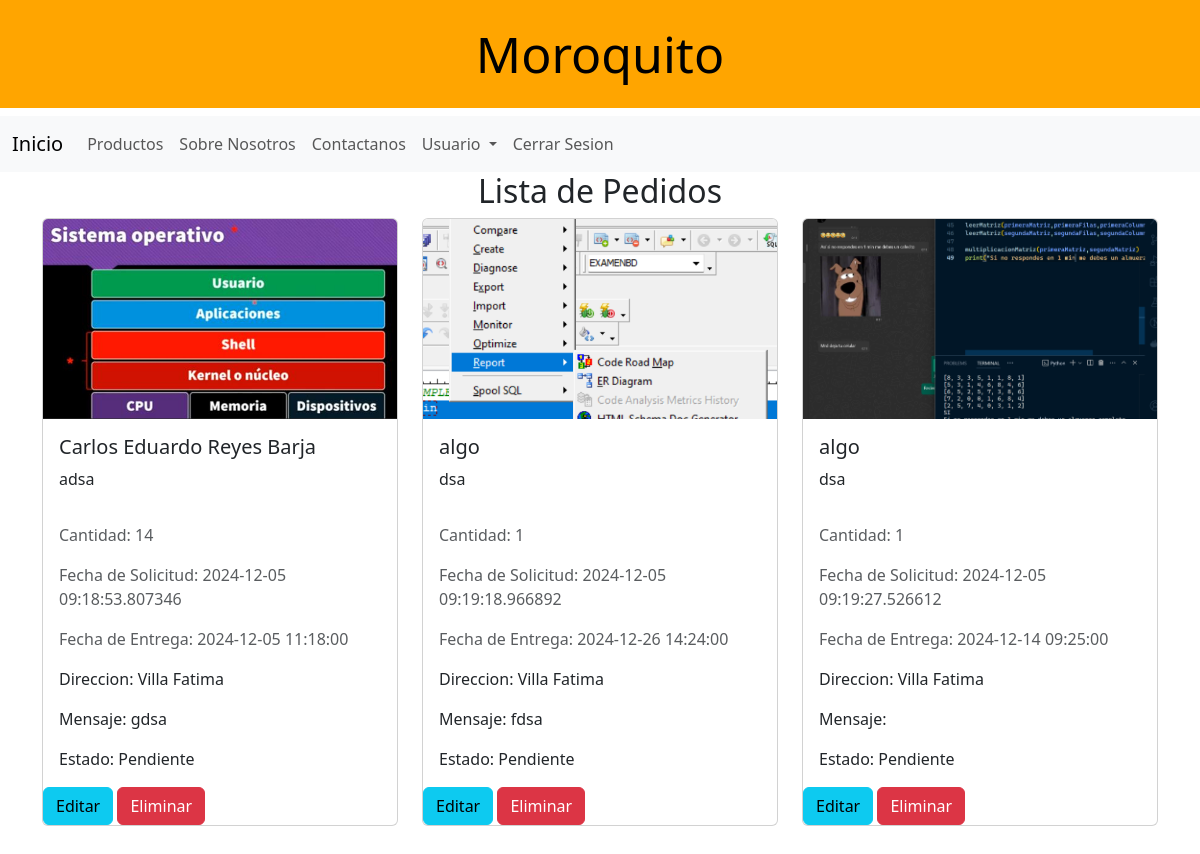
The page /pedidos (signed in) on the database as committed earlier.
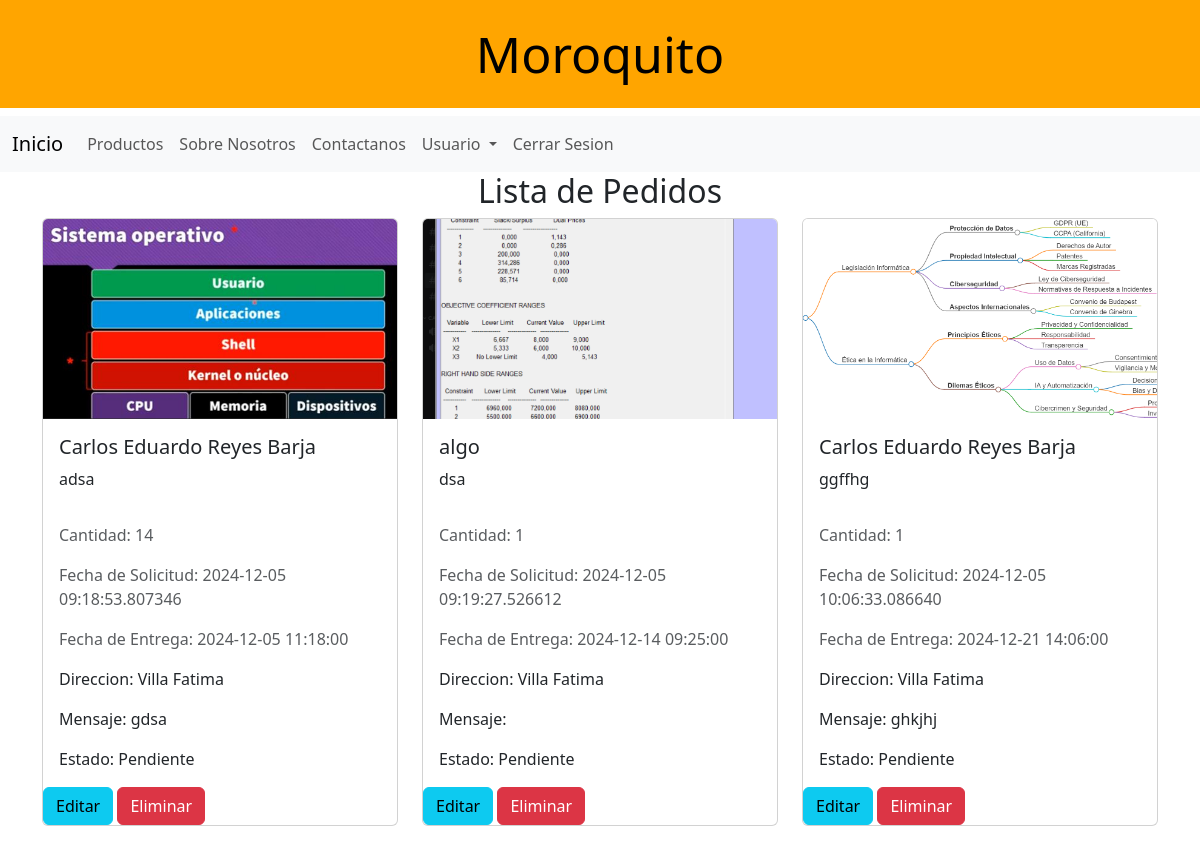
The same page on the database as committed later.
### models/pedido_model.py (models this page shows, shortened)
class Pedidos(UserMixin, db.Model):
    __tablename__ = "pedidos"
    idPedido = db.Column(db.Integer,primary_key=True,autoincrement=True)
    fecha_pedido = db.Column(db.DateTime, nullable=False)
    fecha_entrega = db.Column(db.DateTime, nullable=False)
    direction = db.Column(db.String, nullable=False)
    message = db.Column(db.String, nullable=False)
    cantidadPedida = db.Column(db.Integer, nullable=False)
    estado = db.Column(db.String(20), nullable=False)
    idProduct = db.Column(db.Integer,db.ForeignKey("productos.idProducto"),nullable=False)
    email = db.Column(db.String,db.ForeignKey("usuarios.email"),nullable=False)
    def join(tabla,email):
        return (db.session.query(Pedidos, tabla)
        .join(tabla, Pedidos.idProduct == tabla.idProducto)
        .filter(Pedidos.email == email)
        .all())

### models/producto_model.py (models this page shows, shortened)
class Productos(UserMixin, db.Model):
    __tablename__ = "productos"
    idProducto = db.Column(db.Integer, primary_key=True, autoincrement=True)
    image = db.Column(db.String, nullable=False)
    name = db.Column(db.String(255), nullable=False)
    description = db.Column(db.String(255), nullable=False)
    price = db.Column(db.Float, nullable=False)
    category = db.Column(db.String(255), nullable=False)
    cant_disp = db.Column(db.Integer, nullable=False)

### controllers/pedido_controller.py (the view)
@pedido_bp.route("/pedidos", methods=["GET", "POST"])
@login_required
def list_pedidos():
    pedidos = Pedidos.join(Productos,current_user.email)
    for pedido, product in pedidos:
        print(pedido.idPedido, product.name, product.image)
    return pedido_view.list_pedidos(pedidos)

### models/usuario_model.py (called while the page is built)
    def has_role(self, role):
        return self.role == role

### run.py (called while the page is built)
@login_manager.user_loader
def load_user(user_email):
    return Usuarios.query.get((user_email))

### views/pedido_view.py (called while the page is built)
def list_pedidos(pedidos):
    return render_template(
        "pedidos.html",
        pedidos=pedidos,
        title="Lista de Pedidos",
        current_user=current_user,
    )

### templates/pedidos.html (shortened to what this page needs)
{% extends 'base.html' %}
{% block content %}
<div class="d-flex justify-content-around">
    <h2>Lista de Pedidos</h2>
</div>
<div class="row">
    {% for pedido,product in pedidos %}
    <div class="col-md-4 mb-4">
        <div class="card">
            <img src="{{ url_for('static', filename=product.image) }}" style="height: 200px; object-fit:cover"
                class="card-img-top" alt="{{ product.name }}">
            <div class="card-body">
                <h5 class="card-title">{{ product.name }}</h5>
                <p class="card-text">{{ product.description }}</p>
            </div>
            <div class="card-body">
                <p class="card-text text-muted">Cantidad: {{ pedido.cantidadPedida }}</p>
                <p class="card-text text-muted">Fecha de Solicitud: {{ pedido.fecha_pedido }}</p>
                <p class="card-text text-muted">Fecha de Entrega: {{ pedido.fecha_entrega }}</p>
                <p class="card-text text">Direccion: {{pedido.direction}}</p>
                <p class="card-text text">Mensaje: {{pedido.message}}</p>
                <p class="card-text text">Estado: {{pedido.estado}}</p>
            </div>
            <div>
                <a href="{{ url_for('pedido.update_pedido', id=pedido.idPedido) }}" class="btn btn-info">Editar</a>
                <button type="button" class="btn btn-danger" data-bs-toggle="modal" data-bs-target="#exampleModal">
                    Eliminar
                </button>
            </div>
        </div>
    </div>
    {% endfor %}
</div>
{% endblock %}

Rows that differ between the two databases and show on the page:
no longer on this page (row unchanged): Pedidos: image (picture), name "algo", description "dsa", cantidadPedida "1", fecha_pedido "2024-12-05 09:19:18.966892", fecha_entrega "2024-12-26 14:24:00", direction "Villa Fatima", message "fdsa", estado "Pendiente"
changed through a linked row, Pedidos "algo": image: a different picture
added Pedidos: image (picture), name "Carlos Eduardo Reyes Barja", description "ggffhg", cantidadPedida "1", fecha_pedido "2024-12-05 10:06:33.086640", fecha_entrega "2024-12-21 14:06:00", direction "Villa Fatima", message "ghkjhj", estado "Pendiente"
